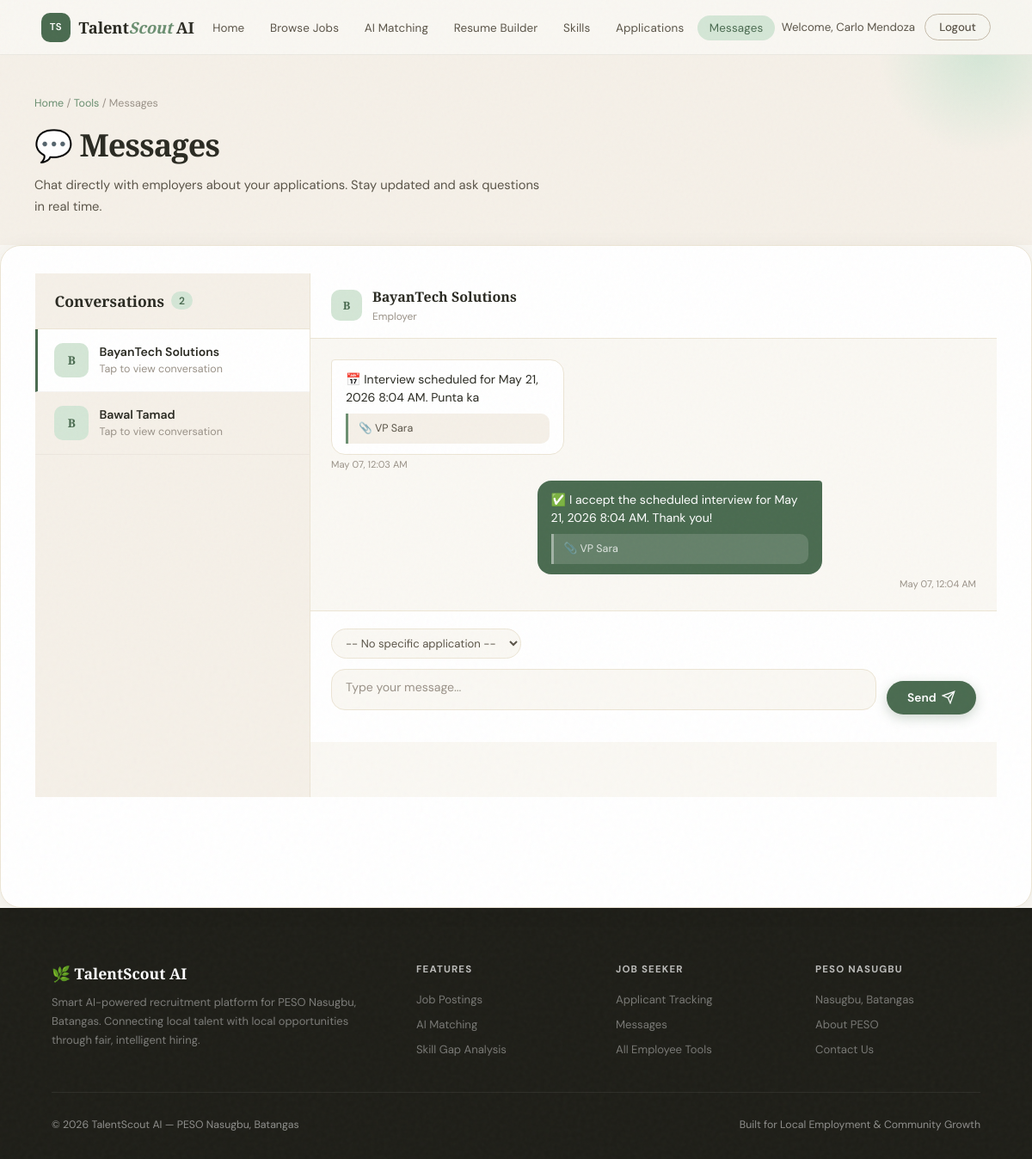
Page /employees/modules/messages/index.php (signed in) on the committed database.
### tables this page shows
CREATE TABLE `employer` (
  `employer_id` int(11) NOT NULL,
  `company_name` varchar(255) DEFAULT NULL,
  `email` varchar(255) DEFAULT NULL,
  `password` varchar(255) DEFAULT NULL,
  `address` varchar(255) DEFAULT NULL,
  `status` varchar(50) DEFAULT 'pending',
  `business_reg_cert` varchar(255) DEFAULT NULL,
  `mayor_permit` varchar(255) DEFAULT NULL,
  `bir_registration` varchar(255) DEFAULT NULL,
  `dole_registration` varchar(255) DEFAULT NULL,
  `created_at` timestamp NULL DEFAULT current_timestamp()
);

CREATE TABLE `message` (
  `message_id` int(11) NOT NULL,
  `sender_id` int(11) DEFAULT NULL,
  `sender_type` varchar(50) DEFAULT NULL,
  `receiver_id` int(11) DEFAULT NULL,
  `receiver_type` varchar(50) DEFAULT NULL,
  `message` varchar(255) DEFAULT NULL,
  `application_id` int(11) DEFAULT NULL,
  `timestamp` datetime DEFAULT NULL
);

CREATE TABLE `job_post` (
  `job_post_id` int(11) NOT NULL,
  `employer_id` int(11) DEFAULT NULL,
  `title` varchar(255) DEFAULT NULL,
  `description` varchar(255) DEFAULT NULL,
  `salary` varchar(255) NOT NULL,
  `location` varchar(255) DEFAULT NULL,
  `work_type` varchar(50) DEFAULT NULL,
  `application_deadline` date DEFAULT NULL,
  `skills` varchar(255) NOT NULL,
  `experience_level` varchar(255) NOT NULL,
  `job_category` varchar(255) NOT NULL,
  `job_post_created` timestamp NOT NULL DEFAULT current_timestamp() ON UPDATE current_timestamp(),
  `job_status` varchar(20) DEFAULT 'active'
);

### employees/modules/messages/index.php (the view, shortened to what this page needs)
<?php
$conn = getConnection();
$employee_id = (int)$_SESSION['employee_id'];
$conversations = [];
$stmt = $conn->prepare("SELECT DISTINCT e.employer_id, e.company_name,
  (SELECT COUNT(*) FROM message m WHERE
    ((m.sender_id = e.employer_id AND m.sender_type = 'employer' AND m.receiver_id = ?) OR
     (m.sender_id = ? AND m.sender_type = 'employee' AND m.receiver_id = e.employer_id)) AND
    m.timestamp > DATE_SUB(NOW(), INTERVAL 30 DAY)
  ) as unread_count
FROM employer e
JOIN message m ON (
  (m.sender_id = e.employer_id AND m.sender_type = 'employer' AND m.receiver_id = ?) OR
  (m.sender_id = ? AND m.sender_type = 'employee' AND m.receiver_id = e.employer_id)
)
ORDER BY m.timestamp DESC");
$stmt->bind_param("iiii", $employee_id, $employee_id, $employee_id, $employee_id);
$stmt->execute();
$result = $stmt->get_result();
while ($row = $result->fetch_assoc()) {
  if (!isset($conversations[$row['employer_id']])) {
    $conversations[$row['employer_id']] = $row;
  }
}
$selected_employer_id = isset($_GET['employer_id']) ? intval($_GET['employer_id']) : (count($conversations) > 0 ? array_key_first($conversations) : 0);
$selected_employer_name = '';
if ($selected_employer_id > 0 && isset($conversations[$selected_employer_id])) {
  $selected_employer_name = $conversations[$selected_employer_id]['company_name'];
}
$messages = [];
if ($selected_employer_id > 0) {
  $stmt = $conn->prepare("SELECT m.*, a.job_post_id, a.hire_status, j.title as job_title, e.company_name
  FROM message m
  LEFT JOIN application a ON m.application_id = a.application_id
  LEFT JOIN job_post j ON a.job_post_id = j.job_post_id
  LEFT JOIN employer e ON j.employer_id = e.employer_id
  WHERE (
    (m.sender_id = ? AND m.sender_type = 'employee' AND m.receiver_id = ?) OR
    (m.sender_id = ? AND m.sender_type = 'employer' AND m.receiver_id = ?)
  )
  ORDER BY m.timestamp ASC");
  $stmt->bind_param("iiii", $employee_id, $selected_employer_id, $selected_employer_id, $employee_id);
  $stmt->execute();
  $result = $stmt->get_result();
  while ($row = $result->fetch_assoc()) {
    $messages[] = $row;
  }
}
?>
<!doctype html>
<html lang="en">
  <head>
  </head>
  <body>
    <nav class="navbar">
      <a href="../../index.php" class="nav-logo">
        <div class="nav-logo-mark">TS</div>
        <span>Talent<em>Scout</em> AI</span>
      </a>
      <ul class="nav-links">
        <li><a href="../../index.php">Home</a></li>
        <li><a href="../job-postings/">Browse Jobs</a></li>
        <li><a href="../ai-matching/">AI Matching</a></li>
        <li><a href="../resume-builder/">Resume Builder</a></li>
        <li><a href="../skill-gap-analysis/">Skills</a></li>
        <li><a href="../applicant-tracking/">Applications</a></li>
        <li><a href="./" class="active">Messages</a></li>
      </ul>
      <div class="nav-right">
        <?php if (isset($_SESSION['employee_id'])): ?>
          <span class="nav-user">Welcome, <?php echo htmlspecialchars($_SESSION['employee_name'] ?? 'User'); ?></span>
          <a href="../../logout.php" class="btn-nav-ghost">Logout</a>
        <?php else: ?>
          <a href="../../login.php" class="btn-nav-ghost">Login</a>
          <a href="../../signup.php" class="btn-nav-solid">Get Started →</a>
        <?php endif; ?>
      </div>
    </nav>
    <div class="page-header">
      <div class="page-header-inner">
        <div class="breadcrumb">
          <a href="../../index.php">Home</a> / <a href="../index.php">Tools</a> / Messages
        </div>
        <h1>💬 Messages</h1>
        <p>
          Chat directly with employers about your applications. Stay updated and ask questions in real time.
        </p>
      </div>
    </div>
    <div class="messages-layout reveal">
      <aside class="conversations-panel">
        <div class="conversations-header">
          <h2>Conversations <span class="conv-count"><?php echo count($conversations); ?></span></h2>
        </div>
        <div class="conversations-list">
          <?php if (empty($conversations)): ?>
            <div class="no-conversations">
              <p>No conversations yet</p>
            </div>
          <?php else: ?>
            <?php foreach ($conversations as $conv): ?>
              <?php
              $conv_initials = strtoupper(substr($conv['company_name'], 0, 1));
              ?>
              <a href="?employer_id=<?php echo $conv['employer_id']; ?>" class="conversation-item <?php echo $selected_employer_id === $conv['employer_id'] ? 'active' : ''; ?>">
                <div class="conv-item-top">
                  <div class="conv-avatar"><?php echo htmlspecialchars($conv_initials); ?></div>
                  <div class="conv-item-info">
                    <div class="conv-item-name"><?php echo htmlspecialchars($conv['company_name']); ?></div>
                    <div class="conv-item-preview">Tap to view conversation</div>
                  </div>
                </div>
              </a>
            <?php endforeach; ?>
          <?php endif; ?>
        </div>
      </aside>
      <div class="chat-panel">
        <?php if ($selected_employer_id > 0): ?>
          <div class="chat-header">
            <div class="chat-header-avatar"><?php echo strtoupper(substr($selected_employer_name, 0, 1)); ?></div>
            <div class="chat-header-info">
              <h3><?php echo htmlspecialchars($selected_employer_name); ?></h3>
              <span>Employer</span>
            </div>
          </div>
          <div class="chat-messages" id="chatMessages">
            <?php if (empty($messages)): ?>
              <div class="empty-state">
                <div>
                  <div class="empty-state-icon">💬</div>
                  <h3>No messages yet</h3>
                  <p>Start a conversation about your application</p>
                </div>
              </div>
            <?php else: ?>
              <?php foreach ($messages as $msg): ?>
                <div class="message <?php echo $msg['sender_type'] === 'employee' ? 'sent' : 'received'; ?>">
                  <div>
                    <div class="message-bubble">
                      <?php
                      $msg_text = $msg['message'];
                      echo htmlspecialchars($msg_text);
                      ?>
                      <?php if ($msg['application_id'] > 0 && !empty($msg['job_title'])): ?>
                        <div class="message-application-ref">
                          📎 <?php echo htmlspecialchars($msg['job_title']); ?>
                        </div>
                      <?php endif; ?>
                    </div>
                    <div class="message-time"><?php echo date('M d, h:i A', strtotime($msg['timestamp'])); ?></div>
                  </div>
                </div>
              <?php endforeach; ?>
            <?php endif; ?>
          </div>
          <div class="message-form">
            <form method="POST" id="messageForm">
              <div class="message-form-row">
                <select name="application_id" id="application_id" class="msg-select" onchange="changeApplication(this.value)">
                  <option value="0">-- No specific application --</option>
                </select>
              </div>
              <div class="message-form-top">
                <div class="message-form-main">
                  <textarea name="message" id="messageInput" class="msg-input" placeholder="Type your message..." required rows="1"></textarea>
                </div>
                <button type="submit" class="btn-send">
                  Send
                  <svg width="16" height="16" fill="none" stroke="currentColor" stroke-width="2" viewBox="0 0 24 24"><path d="M22 2L11 13"/><path d="M22 2L15 22L11 13L2 9L22 2Z"/></svg>
                </button>
              </div>
            </form>
          </div>
        <?php endif; ?>
      </div>
    </div>
    <footer class="footer">
      <div class="footer-inner">
        <div class="footer-top">
          <div class="footer-brand">
            <h3>🌿 TalentScout AI</h3>
            <p>Smart AI-powered recruitment platform for PESO Nasugbu, Batangas. Connecting local talent with local opportunities through fair, intelligent hiring.</p>
          </div>
          <div class="footer-col">
            <h4>Features</h4>
            <ul>
              <li><a href="../job-postings/">Job Postings</a></li>
              <li><a href="../ai-matching/">AI Matching</a></li>
              <li><a href="../skill-gap-analysis/">Skill Gap Analysis</a></li>
            </ul>
          </div>
          <div class="footer-col">
            <h4>Job Seeker</h4>
            <ul>
              <li><a href="../applicant-tracking/">Applicant Tracking</a></li>
              <li><a href="../messages/">Messages</a></li>
              <li><a href="../">All Employee Tools</a></li>
            </ul>
          </div>
          <div class="footer-col">
            <h4>PESO Nasugbu</h4>
            <ul>
              <li><a href="#">Nasugbu, Batangas</a></li>
              <li><a href="#">About PESO</a></li>
              <li><a href="#">Contact Us</a></li>
            </ul>
          </div>
        </div>
        <div class="footer-bottom">
          <span>&copy; 2026 TalentScout AI — PESO Nasugbu, Batangas</span>
          <span>Built for Local Employment &amp; Community Growth</span>
        </div>
      </div>
    </footer>
  </body>
</html>

### rows in the picture
employer: company_name "B", company_name "BayanTech Solutions"
employer: company_name "B", company_name "Bawal Tamad"
message: message "📅 Interview scheduled for May 21, 2026 8:04 AM. Punta ka", job_post.title "VP Sara", timestamp "May 07, 12:03 AM"
message: message "✅ I accept the scheduled interview for May 21, 2026 8:04 AM. Thank you!", job_post.title "VP Sara", timestamp "May 07, 12:04 AM"

### other values in the picture
$_SESSION['employee_name'] "Carlo Mendoza"
count($conversations) "2"
